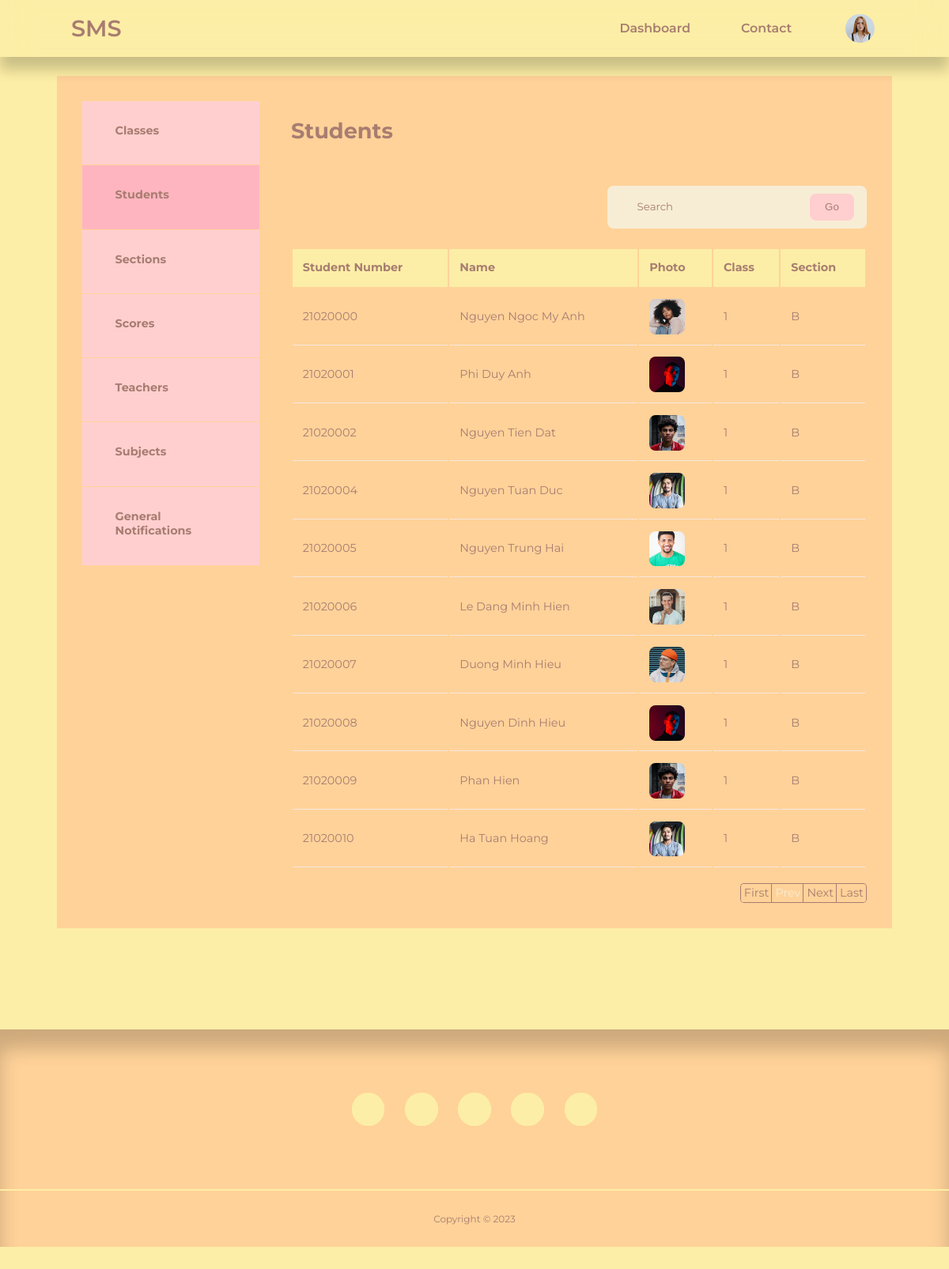
/admin/students.php (signed in), run on the app's committed database.
### tables this page shows
CREATE TABLE `sms_user` (
  `id` int(11) UNSIGNED NOT NULL,
  `firstname` varchar(50) NOT NULL,
  `lastname` varchar(50) NOT NULL,
  `username` varchar(50) NOT NULL,
  `email` varchar(100) NOT NULL,
  `password` varchar(255) NOT NULL,
  `avatar` varchar(255) NOT NULL,
  `is_admin` tinyint(1) NOT NULL
);

CREATE TABLE `sms_students` (
  `id` int(11) UNSIGNED NOT NULL,
  `name` varchar(50) NOT NULL,
  `gender` varchar(50) NOT NULL,
  `dob` date NOT NULL,
  `photo` varchar(255) NOT NULL,
  `mobile` int(11) UNSIGNED NOT NULL,
  `email` varchar(100) NOT NULL,
  `current_address` text NOT NULL,
  `father_name` varchar(50) NOT NULL,
  `father_mobile` int(11) UNSIGNED NOT NULL,
  `father_occupation` varchar(255) NOT NULL,
  `mother_name` varchar(50) NOT NULL,
  `mother_mobile` int(11) UNSIGNED NOT NULL,
  `mother_occupation` varchar(255) NOT NULL,
  `admission_no` int(11) UNSIGNED NOT NULL,
  `class` varchar(50) DEFAULT NULL,
  `section` varchar(50) DEFAULT NULL,
  `admission_date` date NOT NULL
);

### admin/partials/header.php (called while the page is built, shortened)
<?php
require '../partials/header.php';

### admin/students.php (the view, shortened to what this page needs)
<?php
include 'partials/header.php';
if(isset($_SESSION['user_is_admin'])) {
    $sql = "SELECT * FROM sms_students ORDER BY id";
    $no_of_students = mysqli_query($connection, $sql);
}
?>
<section class="dashboard">
    <div class="container dashboard__container">
        <aside>
            <ul>
				<li><a href="classes.php"><i class="uil uil-presentation-edit"></i>
                    <h5>Classes</h5>
                </a></li>
                <li><a href="students.php" class="active"><i class="uil uil-users-alt"></i>
                    <h5>Students</h5>
                </a></li>
                <li><a href="sections.php"><i class="uil uil-building"></i>
                    <h5>Sections</h5>
                </a></li>
                <li><a href="scores.php"><i class="uil uil-edit"></i>
                    <h5>Scores</h5>
                </a></li>
                <li><a href="teachers.php"><i class="uil uil-users-alt"></i>
                    <h5>Teachers</h5>
                </a></li>
                <li><a href="subjects.php"><i class="uil uil-edit"></i>
                    <h5>Subjects</h5>
                </a></li>
                <li><a href="general-notis.php"><i class="uil uil-edit"></i>
                    <h5>General Notifications</h5>
                </a></li>
            </ul>
        </aside>
        <main>
            <h2>Students</h2>
            <div class="utilities-container">
                <p>
                    <form class="search__bar-container" action="<?= ROOT_URL ?>admin/student-search-logic.php" method="GET">
                    <div class="search-bar">
                        <input type="search" name="student-search" placeholder="Search">
                    </div>
                    <button type="submit" name="submit" class="btn">Go</button>
                    </form>
                </p>
            </div>
            <?php if(isset($_SESSION['user_is_teacher'])) : ?>
                <?php if(mysqli_num_rows($no_of_students) > 0) : ?>
                <table>
                    <thead>
                        <tr>
                            <th>Student Number</th>
                            <th>Name</th>
                            <th>Photo</th>
                            <th>Class</th>
                            <th>Section</th>
                            <th>Edit</th>
                            <th>Delete</th>
                        </tr>
                    </thead>
                    <tbody>
                    <?php
                    if (isset($_GET['pageno'])) {
                        $pageno = $_GET['pageno'];
                    } else {
                        $pageno = 1;
                    }
                    $no_of_records_per_page = 10;
                    $offset = ($pageno-1) * $no_of_records_per_page;
                    $total_pages_sql = "SELECT COUNT(*) FROM sms_scores WHERE subject_code = $sj_code";
                    $result = mysqli_query($connection, $total_pages_sql);
                    $total_rows = mysqli_fetch_array($result)[0];
                    $total_pages = ceil($total_rows / $no_of_records_per_page);
                    $query = "SELECT sc.admission_no, sc.name, sc.class, st.photo, st.section, st.email FROM sms_scores sc
                    JOIN sms_students st ON sc.admission_no = st.admission_no
                    WHERE subject_code = $sj_code
                    ORDER BY sc.ID LIMIT $offset, $no_of_records_per_page";
                    $students = mysqli_query($connection, $query);
                    ?>
                    <?php while($student = mysqli_fetch_array($students)) : ?>
                        <tr>
                            <td><?= $student['admission_no'] ?></td>
                            <td><?= $student['name'] ?></td>
                            <td>
                                <div class="student-photo">
                                    <img src="<?= ROOT_URL . 'images/' . $student['photo'] ?>">
                                </div>
                            </td>
                            <td><?= $student['class'] ?></td>
                            <td><?= $student['section'] ?></td>
                            <td><a href="<?= ROOT_URL ?>admin/edit-student.php?email=<?= $student['email']?>" class="btn sm">Edit</a></td>
                            <td><a href="<?= ROOT_URL ?>admin/delete-student.php?email=<?= $student['email']?>" class="btn sm danger">Delete</a></td>
                        </tr>
                        <?php endwhile ?>
                    </tbody>
                </table>
                <?php else : ?>
                    <div class="alert__message error search"><?= "No student found." ?></div>
                <?php endif ?>
            <ul class="pagination">
                <li><a href="?pageno=1">First</a></li>
                <li class="<?php if($pageno <= 1){ echo 'disabled'; } ?>">
                    <a href="<?php if($pageno <= 1){ echo '#'; } else { echo "?pageno=".($pageno - 1); } ?>">Prev</a>
                </li>
                <li class="<?php if($pageno >= $total_pages){ echo 'disabled'; } ?>">
                    <a href="<?php if($pageno >= $total_pages){ echo '#'; } else { echo "?pageno=".($pageno + 1); } ?>">Next</a>
                </li>
                <li><a href="?pageno=<?php echo $total_pages; ?>">Last</a></li>
            </ul>
            <?php elseif (isset($_SESSION['user_is_admin']) || isset($_SESSION['user_is_student']) ) : ?>
                <?php if(mysqli_num_rows($no_of_students) > 0) : ?>
                <table>
                    <thead>
                        <tr>
                            <th>Student Number</th>
                            <th>Name</th>
                            <th>Photo</th>
                            <th>Class</th>
                            <th>Section</th>
                        </tr>
                    </thead>
                    <tbody>
                    <?php
                    if (isset($_GET['pageno'])) {
                        $pageno = $_GET['pageno'];
                    } else {
                        $pageno = 1;
                    }
                    $no_of_records_per_page = 10;
                    $offset = ($pageno-1) * $no_of_records_per_page;
                    $total_pages_sql = "SELECT COUNT(*) FROM sms_students ORDER BY id";
                    $result = mysqli_query($connection, $total_pages_sql);
                    $total_rows = mysqli_fetch_array($result)[0];
                    $total_pages = ceil($total_rows / $no_of_records_per_page);
                    $query = "SELECT * FROM sms_students ORDER BY id
                    LIMIT $offset, $no_of_records_per_page";
                    $students = mysqli_query($connection, $query);
                    ?>
                    <?php while($student = mysqli_fetch_array($students)) : ?>
                        <tr>
                            <td><?= $student['admission_no'] ?></td>
                            <td><?= $student['name'] ?></td>
                            <td>
                                <div class="student-photo">
                                    <img src="<?= ROOT_URL . 'images/' . $student['photo'] ?>">
                                </div>
                            </td>
                            <td><?= $student['class'] ?></td>
                            <td><?= $student['section'] ?></td>
                        </tr>
                        <?php endwhile ?>
                    </tbody>
                </table>
                <?php else : ?>
                    <div class="alert__message error search"><?= "No student found." ?></div>
                <?php endif ?>
            <ul class="pagination">
                <li><a href="?pageno=1">First</a></li>
                <li class="<?php if($pageno <= 1){ echo 'disabled'; } ?>">
                    <a href="<?php if($pageno <= 1){ echo '#'; } else { echo "?pageno=".($pageno - 1); } ?>">Prev</a>
                </li>
                <li class="<?php if($pageno >= $total_pages){ echo 'disabled'; } ?>">
                    <a href="<?php if($pageno >= $total_pages){ echo '#'; } else { echo "?pageno=".($pageno + 1); } ?>">Next</a>
                </li>
                <li><a href="?pageno=<?php echo $total_pages; ?>">Last</a></li>
            </ul>
            <?php endif ?>
        </main>
    </div>
</section>
<?php
include '../partials/footer.php';
?>

### partials/header.php (shortened to what this page needs)
<?php
require 'config/database.php';
if(isset($_SESSION['user-id'])) {
    $id = filter_var($_SESSION['user-id'], FILTER_SANITIZE_NUMBER_INT);
    $query = "SELECT avatar FROM sms_user WHERE id = $id";
    $result = mysqli_query($connection, $query);
    $avatar = mysqli_fetch_assoc($result);
}
?>
<!DOCTYPE html>
<html lang=""en>
    <head>
        <link rel="stylesheet" href="<?= ROOT_URL ?>/css/style.css?v=<?php echo time(); ?>">
        <link rel="stylesheet" href="https://unicons.iconscout.com/release/v4.0.0/css/line.css">
    </head>
    <body>
        <nav>
            <div class="container nav__container">
                <a href="<?= ROOT_URL ?>/admin/students.php" class="nav__logo">SMS</a>
                <ul class="nav__items">
                    <li><a href="<?= ROOT_URL ?>admin/students.php">Dashboard</a></li>
                    <li><a href="<?= ROOT_URL ?>contact.php">Contact</a></li>
                    <?php if(isset($_SESSION['user-id'])): ?>
                    <li class="nav__profile">
                        <div class="avatar">
                           <img src="<?= ROOT_URL . 'images/' . $avatar['avatar'] ?>">
                        </div>
                    </li>
                    <?php else : ?>
                    <li><a href="<?= ROOT_URL ?>signin.php">Sign In</a></li>
                    <?php endif ?>
                </ul>
            </div>
        </nav>

### data on the page
sms_user: avatar (picture)
sms_students: admission_no "21020000", name "Nguyen Ngoc My Anh", photo (picture), class "1", section "B"
sms_students: admission_no "21020001", name "Phi Duy Anh", photo (picture), class "1", section "B"
sms_students: admission_no "21020002", name "Nguyen Tien Dat", photo (picture), class "1", section "B"
sms_students: admission_no "21020004", name "Nguyen Tuan Duc", photo (picture), class "1", section "B"
sms_students: admission_no "21020005", name "Nguyen Trung Hai", photo (picture), class "1", section "B"
sms_students: admission_no "21020006", name "Le Dang Minh Hien", photo (picture), class "1", section "B"
sms_students: admission_no "21020007", name "Duong Minh Hieu", photo (picture), class "1", section "B"
sms_students: admission_no "21020008", name "Nguyen Dinh Hieu", photo (picture), class "1", section "B"
sms_students: admission_no "21020009", name "Phan Hien", photo (picture), class "1", section "B"
sms_students: admission_no "21020010", name "Ha Tuan Hoang", photo (picture), class "1", section "B"
